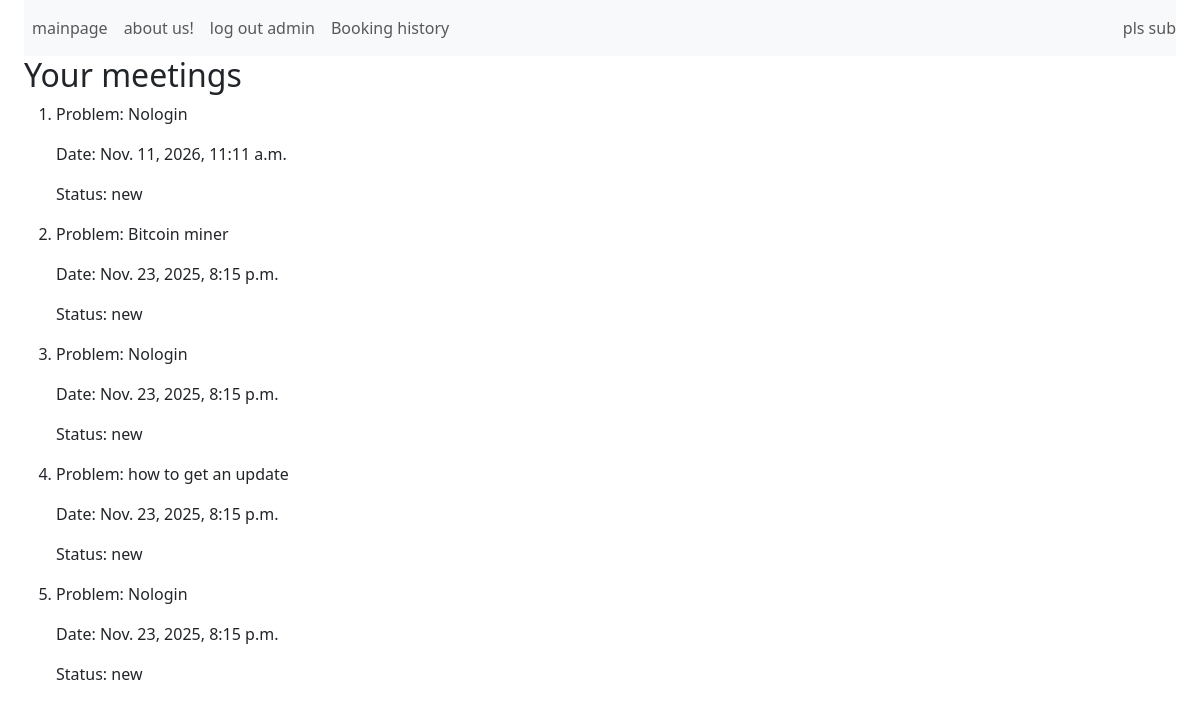
The page /list (signed in) on the database as committed earlier.
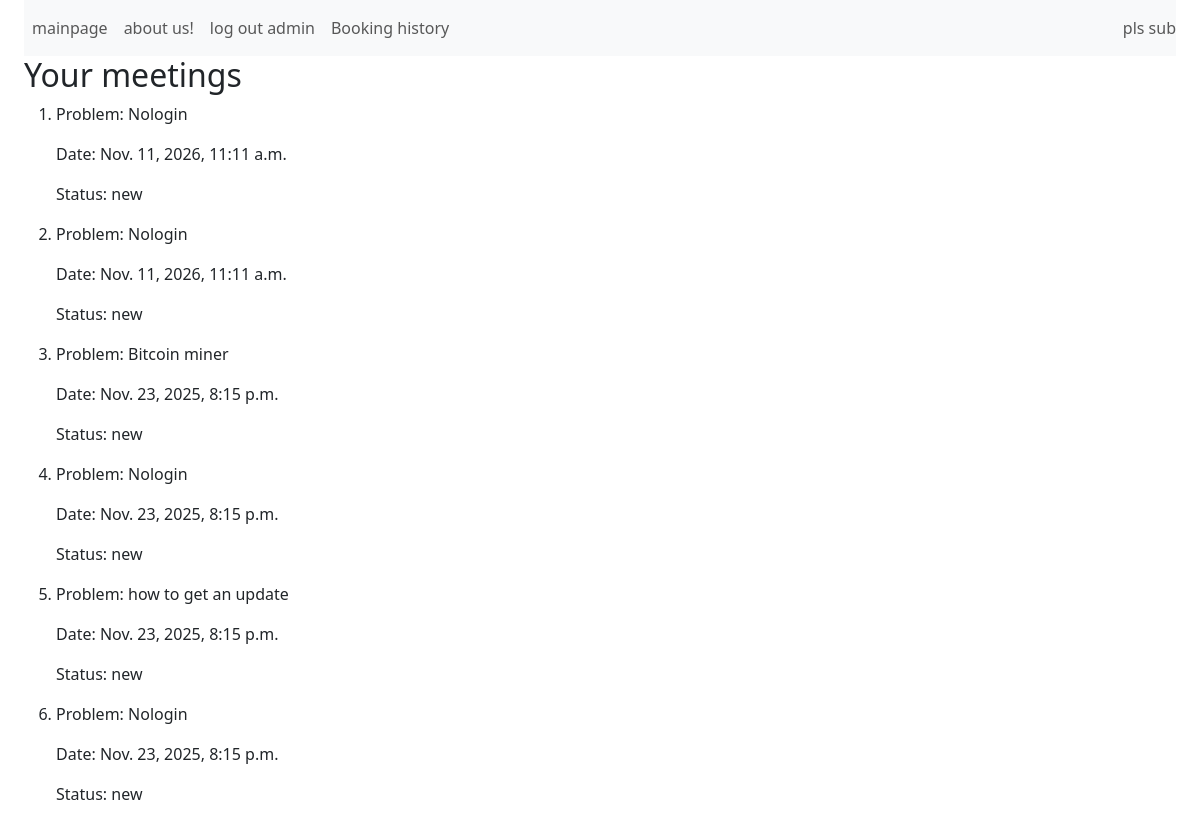
The same page on the database as committed later.
### bookingapp/models.py (models this page shows, shortened)
class Meeting(models.Model):
    time = models.DateTimeField(auto_now_add = True)
    usedproblem = models.ForeignKey(Problem, on_delete = models.SET_NULL, null = True, related_name = 'Meetings')
    user = models.ForeignKey(User, on_delete = models.CASCADE, related_name = 'Meetings')
    ss = [('new', 'new'), ('old', 'old'), ('in_progress', 'In Progress'), ('closed_session', 'Closed Session'), ('blocked/reported', 'Blocked')]
    status = models.CharField(max_length = 20, choices = ss, default = 'new')
    datetimemeet = models.DateTimeField()

class Problem(models.Model):
    nameofproblem = models.CharField(max_length = 20)
    descriptionofproblem = models.CharField(max_length = 200)
    cgcs = [('windows', 'Windows'), ('account', 'Account'), ('connection', 'Connection lost'), ('updates', 'Updates'), ('virus', 'Virus'), ('other', 'Others')]
    categoryofproblem = models.CharField(max_length = 13, choices = cgcs )
    def __str__(self):
        return self.nameofproblem

### bookingapp/views.py (the view)
# urls.py: path('list', views.meetinghistory, name = 'history'),
def meetinghistory(request):
    meetings = Meeting.objects.filter(user = request.user).order_by('-time')
    return render(request = request, template_name = 'history.html', context = {'Meetings' : meetings})

### templates/history.html
{% extends 'base.html' %}
{% block content  %}
<h2>Your meetings</h2>
<ol>
{% for m in Meetings %}
<li>
    <p>Problem: {{ m.usedproblem }}</p>
    <p>Date: {{ m.datetimemeet }}</p>
    <p>Status: {{ m.status }}</p>
</li>
{% endfor %}
</ol>
{% endblock %}

### templates/base.html (shortened to what this page needs)
<!DOCTYPE html>
<html lang="en">
<head>
    {% load static %}
    <link rel = "stylesheet" href = "{% static 'css/style.css' %}">
    <link href="https://cdn.jsdelivr.net/npm/bootstrap@5.3.8/dist/css/bootstrap.min.css" rel="stylesheet">
</head>
<body>
    <div class = "container-fluid px-4">
    <header>
        <nav  class="navbar navbar-expand-lg bg-body-tertiary">
            <div class="collapse navbar-collapse" id="navbarText">
      <ul class="navbar-nav me-auto mb-2 mb-lg-0">
        <li class="nav-item"><a class="nav-link" href = '{% url "problemslist" %}' >mainpage</a></li>
                <li class="nav-item"><a class="nav-link" href = '#' >about us!</a></li>
                {% if user.is_authenticated %}
                <li class="nav-item"><a class="nav-link" href = '{% url "logout" %}'>log out {{user.username}}</a></li>
                <li class="nav-item"><a class="nav-link" href = '{% url "history" %}' >Booking history</a></li>
                {% else %}
                <li class="nav-item"><a class="nav-link" href = '{% url "login" %}'>log in</a></li>
                {% endif %}
      </ul>
      <span class="navbar-text">
        pls sub
      </span>
    </div>
        </nav>
    </header>
    <main>
        {% block content %}
        {% endblock %}
    </main>
    </div>
</body>
</html>

Rows that differ between the two databases and show on the page:
added Meeting: usedproblem "Nologin", datetimemeet "Nov. 11, 2026, 11:11 a.m.", status "new"
